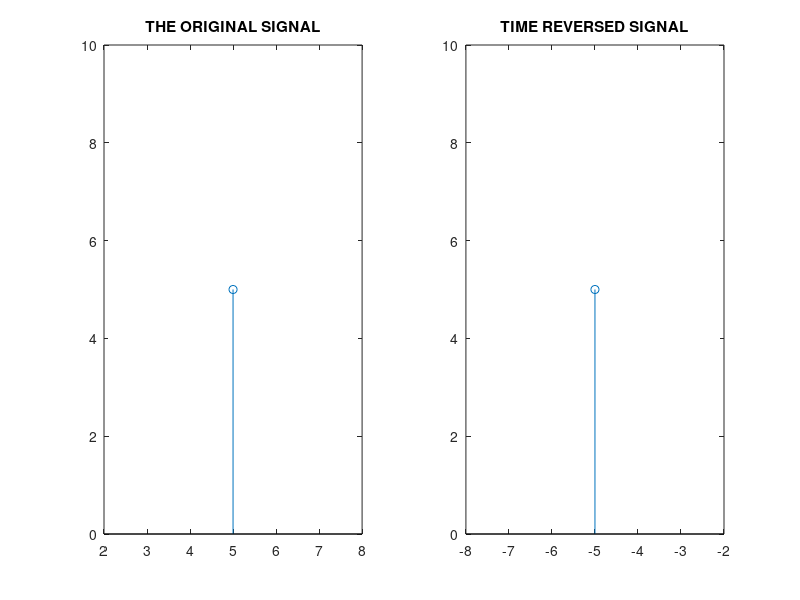

Recreate this plot in MATLAB.

clc;
clear all;
close all;
n1=input('ENTER THE VALUE FOR n1   ');
n2=input('ENTER THE VALUE FOR n2   ');
n=n1:n2;
m=numel(n);
e=n1;
disp(' ');
disp('ENTER THE SEQUENCE');
for i=1:1:m
    fprintf('x[%d]  ',e);
      x(i)=input('');
      e=e+1;
end
subplot(1,2,1);
n=n1:n2;
stem(n,x);
title('THE ORIGINAL SIGNAL');
axis([n1-3 n2+3 min(x)-5 max(x)+5]);
fprintf('TIME REVERSED SIGNAL');
i=1;
for z=0:m-1
    y(i)=x(m-z);
    i=i+1;
end
subplot(1,2,2);
n=-n2:-n1;
stem(n,y);
axis([-n2-3 -n1+3 min(y)-5 max(y)+5]);
title('TIME REVERSED SIGNAL');



